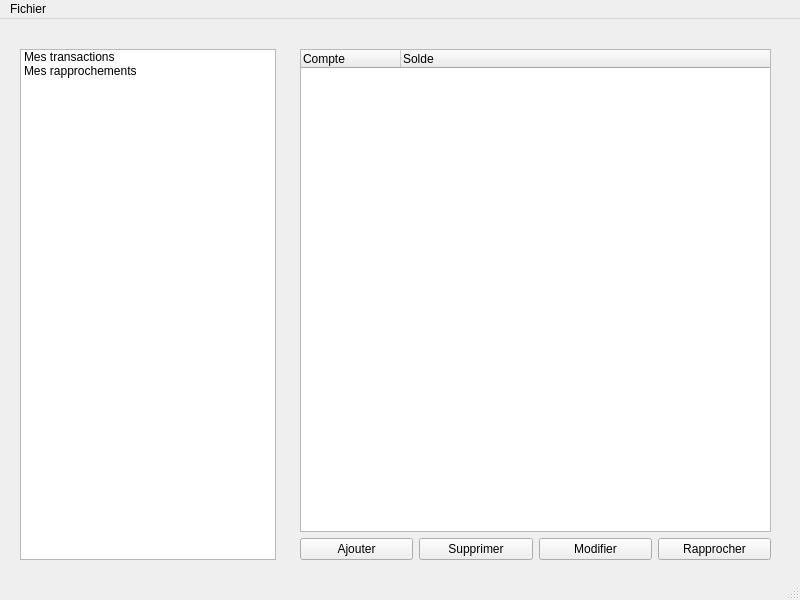
<?xml version="1.0" encoding="UTF-8"?>
<ui version="4.0">
 <class>MainWindow</class>
 <widget class="QMainWindow" name="MainWindow">
  <property name="geometry">
   <rect>
    <x>0</x>
    <y>0</y>
    <width>800</width>
    <height>600</height>
   </rect>
  </property>
  <property name="windowTitle">
   <string>MainWindow</string>
  </property>
  <widget class="QWidget" name="centralwidget">
   <widget class="QListWidget" name="Liste_Operation">
    <property name="geometry">
     <rect>
      <x>20</x>
      <y>30</y>
      <width>256</width>
      <height>511</height>
     </rect>
    </property>
    <item>
     <property name="text">
      <string>Mes transactions</string>
     </property>
    </item>
    <item>
     <property name="text">
      <string>Mes rapprochements</string>
     </property>
    </item>
   </widget>
   <widget class="QWidget" name="layoutWidget">
    <property name="geometry">
     <rect>
      <x>300</x>
      <y>30</y>
      <width>471</width>
      <height>511</height>
     </rect>
    </property>
    <layout class="QVBoxLayout" name="verticalLayout">
     <item>
      <widget class="QTreeWidget" name="treeWidget">
       <column>
        <property name="text">
         <string>Compte</string>
        </property>
       </column>
       <column>
        <property name="text">
         <string>Solde</string>
        </property>
       </column>
      </widget>
     </item>
     <item>
      <layout class="QHBoxLayout" name="horizontalLayout">
       <item>
        <widget class="QPushButton" name="Ajouter_Compte">
         <property name="text">
          <string>Ajouter</string>
         </property>
        </widget>
       </item>
       <item>
        <widget class="QPushButton" name="Supprimer_Compte">
         <property name="text">
          <string>Supprimer</string>
         </property>
        </widget>
       </item>
       <item>
        <widget class="QPushButton" name="Modifier_Compte">
         <property name="text">
          <string>Modifier</string>
         </property>
        </widget>
       </item>
       <item>
        <widget class="QPushButton" name="Rapprocher_Compte">
         <property name="text">
          <string>Rapprocher</string>
         </property>
        </widget>
       </item>
      </layout>
     </item>
    </layout>
   </widget>
  </widget>
  <widget class="QMenuBar" name="menubar">
   <property name="geometry">
    <rect>
     <x>0</x>
     <y>0</y>
     <width>800</width>
     <height>26</height>
    </rect>
   </property>
   <widget class="QMenu" name="menuFichier">
    <property name="title">
     <string>Fichier</string>
    </property>
    <addaction name="actionOuvrir"/>
   </widget>
   <addaction name="menuFichier"/>
  </widget>
  <widget class="QStatusBar" name="statusbar"/>
  <action name="actionOuvrir">
   <property name="text">
    <string>Ouvrir</string>
   </property>
  </action>
 </widget>
 <resources/>
 <connections/>
</ui>
